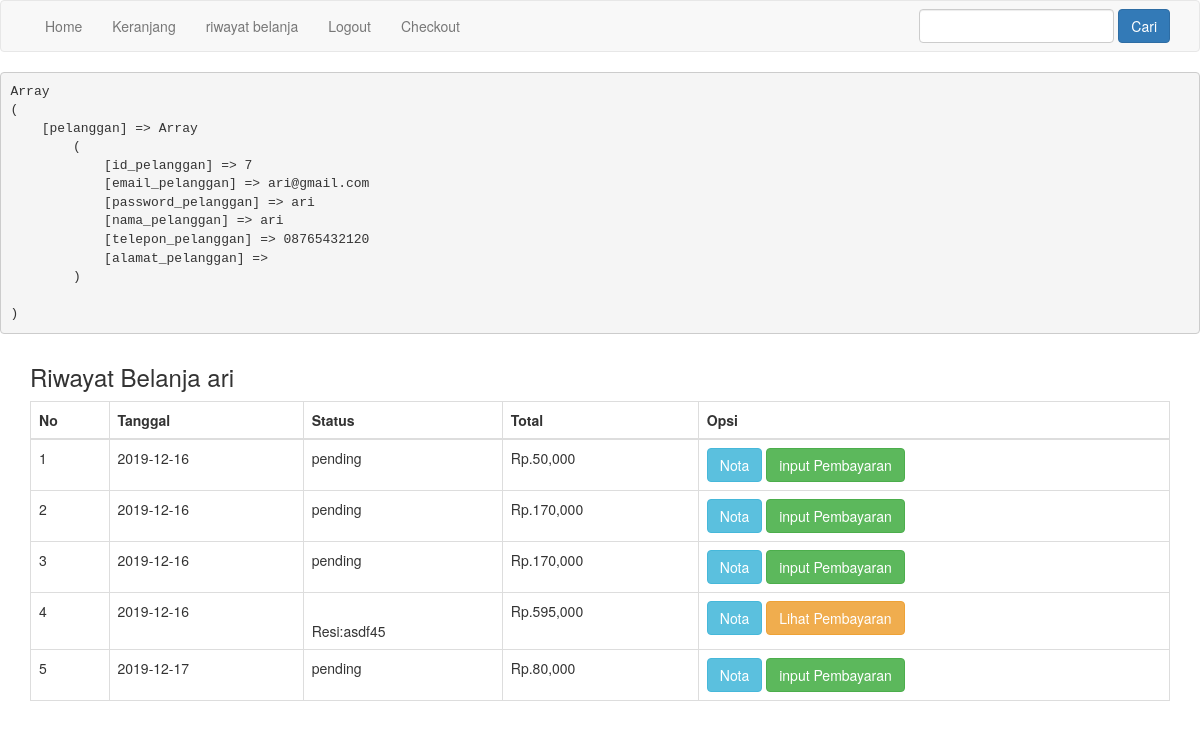
Screenshot of /riwayat.php (signed in) with the database file from the repository.
### tables this page shows
CREATE TABLE IF NOT EXISTS `pembelian` (
  `id_pembelian` int(11) NOT NULL AUTO_INCREMENT,
  `id_pelanggan` int(11) NOT NULL,
  `id_ongkir` int(11) NOT NULL,
  `tanggal_pembelian` date NOT NULL,
  `total_pembelian` int(11) NOT NULL,
  `nama_kota` varchar(100) NOT NULL,
  `tarif` int(11) NOT NULL,
  `alamat_pengiriman` text NOT NULL,
  `status_pembelian` varchar(100) NOT NULL DEFAULT 'pending',
  `resi_pengiriman` varchar(50) NOT NULL,
  PRIMARY KEY (`id_pembelian`)
);

### riwayat.php (the view, shortened to what this page needs)
<?php
include 'koneksi.php';
?>
<!DOCTYPE html>
<html>
<head>
	<link rel="stylesheet" href="admin/assets/css/bootstrap.css">
</head>
<body>
<?php include 'menu.php'; ?>
<pre><?php print_r($_SESSION) ?></pre>
<section class="riwayat">
	<div class="container">
		<h3>Riwayat Belanja <?php echo $_SESSION["pelanggan"]["nama_pelanggan"] ?></h3>
	<table class="table table-bordered">
			<thead>
				<tr>
					<th>No</th>
					<th>Tanggal</th>
					<th>Status</th>
					<th>Total</th>
					<th>Opsi</th>
				</tr>
			</thead>
			<tbody>
				<?php
				$nomor=1;
				$id_pelanggan = $_SESSION["pelanggan"]['id_pelanggan'];
				 $ambil = $koneksi->query("SELECT * FROM pembelian where id_pelanggan='$id_pelanggan'");
				while($pecah =$ambil->fetch_assoc()){
				?>
				<tr>
					<td><?php echo $nomor;?></td>
					<td><?php echo $pecah["tanggal_pembelian"] ?></td>
					<td>
					<?php echo $pecah["status_pembelian"] ?>
						<br>
						<?php if (!empty($pecah['resi_pengiriman'])): ?>
						Resi:<?php echo $pecah ['resi_pengiriman'] ?>
						<?php endif ?>
					</td>
					<td>Rp.<?php echo number_format($pecah["total_pembelian"]) ?></td>
					<td>
						<a href="nota.php?id=<?php echo $pecah["id_pembelian"] ?>" class="btn btn-info">Nota</a>
							<?php if ($pecah['status_pembelian']=="pending"): ?>
							<a href="pembayaran.php?id=<?php echo $pecah["id_pembelian"]; ?>" class="btn btn-success">
							input Pembayaran
							</a>
							<?php else : ?>
							<a href="lihat_pembayaran.php?id=<?php echo $pecah["id_pembelian"]; ?>" class="btn btn-warning">
							Lihat Pembayaran
							</a>
						<?php endif ?>
					</td>
				</tr>
				<?php $nomor++; ?>
				<?php } ?>
				</tbody>
			</table>
				</div>
				</section>
</body>
</html>

### rows the page displays
pembelian: tanggal_pembelian "2019-12-16", status_pembelian "pending", total_pembelian "50,000"
pembelian: tanggal_pembelian "2019-12-16", status_pembelian "pending", total_pembelian "170,000"
pembelian: tanggal_pembelian "2019-12-16", status_pembelian "pending", total_pembelian "170,000"
pembelian: tanggal_pembelian "2019-12-16", resi_pengiriman "asdf45", total_pembelian "595,000"
pembelian: tanggal_pembelian "2019-12-17", status_pembelian "pending", total_pembelian "80,000"

### other values shown
$_SESSION["pelanggan"]["nama_pelanggan"] "ari"
